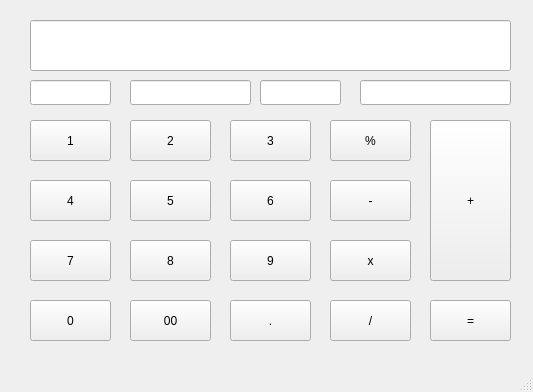
<?xml version="1.0" encoding="UTF-8"?>
<ui version="4.0">
 <class>MainWindow</class>
 <widget class="QMainWindow" name="MainWindow">
  <property name="windowModality">
   <enum>Qt::WindowModal</enum>
  </property>
  <property name="geometry">
   <rect>
    <x>0</x>
    <y>0</y>
    <width>533</width>
    <height>392</height>
   </rect>
  </property>
  <property name="windowTitle">
   <string>Calculator</string>
  </property>
  <widget class="QWidget" name="centralwidget">
   <widget class="QPushButton" name="pushButton_1">
    <property name="geometry">
     <rect>
      <x>30</x>
      <y>120</y>
      <width>81</width>
      <height>41</height>
     </rect>
    </property>
    <property name="text">
     <string>1</string>
    </property>
   </widget>
   <widget class="QPushButton" name="pushButton_2">
    <property name="geometry">
     <rect>
      <x>130</x>
      <y>120</y>
      <width>81</width>
      <height>41</height>
     </rect>
    </property>
    <property name="text">
     <string>2</string>
    </property>
   </widget>
   <widget class="QPushButton" name="pushButton_3">
    <property name="geometry">
     <rect>
      <x>230</x>
      <y>120</y>
      <width>81</width>
      <height>41</height>
     </rect>
    </property>
    <property name="text">
     <string>3</string>
    </property>
   </widget>
   <widget class="QPushButton" name="pushButton_4">
    <property name="geometry">
     <rect>
      <x>30</x>
      <y>180</y>
      <width>81</width>
      <height>41</height>
     </rect>
    </property>
    <property name="text">
     <string>4</string>
    </property>
   </widget>
   <widget class="QPushButton" name="pushButton_5">
    <property name="geometry">
     <rect>
      <x>130</x>
      <y>180</y>
      <width>81</width>
      <height>41</height>
     </rect>
    </property>
    <property name="text">
     <string>5</string>
    </property>
   </widget>
   <widget class="QPushButton" name="pushButton_6">
    <property name="geometry">
     <rect>
      <x>230</x>
      <y>180</y>
      <width>81</width>
      <height>41</height>
     </rect>
    </property>
    <property name="text">
     <string>6</string>
    </property>
   </widget>
   <widget class="QPushButton" name="pushButton_7">
    <property name="geometry">
     <rect>
      <x>30</x>
      <y>240</y>
      <width>81</width>
      <height>41</height>
     </rect>
    </property>
    <property name="text">
     <string>7</string>
    </property>
   </widget>
   <widget class="QPushButton" name="pushButton_8">
    <property name="geometry">
     <rect>
      <x>130</x>
      <y>240</y>
      <width>81</width>
      <height>41</height>
     </rect>
    </property>
    <property name="text">
     <string>8</string>
    </property>
   </widget>
   <widget class="QPushButton" name="pushButton_9">
    <property name="geometry">
     <rect>
      <x>230</x>
      <y>240</y>
      <width>81</width>
      <height>41</height>
     </rect>
    </property>
    <property name="text">
     <string>9</string>
    </property>
   </widget>
   <widget class="QPushButton" name="pushButton_0">
    <property name="geometry">
     <rect>
      <x>30</x>
      <y>300</y>
      <width>81</width>
      <height>41</height>
     </rect>
    </property>
    <property name="text">
     <string>0</string>
    </property>
   </widget>
   <widget class="QPushButton" name="pushButton_00">
    <property name="geometry">
     <rect>
      <x>130</x>
      <y>300</y>
      <width>81</width>
      <height>41</height>
     </rect>
    </property>
    <property name="text">
     <string>00</string>
    </property>
   </widget>
   <widget class="QPushButton" name="pushButton_point">
    <property name="geometry">
     <rect>
      <x>230</x>
      <y>300</y>
      <width>81</width>
      <height>41</height>
     </rect>
    </property>
    <property name="text">
     <string>.</string>
    </property>
   </widget>
   <widget class="QPushButton" name="pushButton_sum">
    <property name="geometry">
     <rect>
      <x>430</x>
      <y>120</y>
      <width>81</width>
      <height>161</height>
     </rect>
    </property>
    <property name="text">
     <string>+</string>
    </property>
   </widget>
   <widget class="QPushButton" name="pushButton_substract">
    <property name="geometry">
     <rect>
      <x>330</x>
      <y>180</y>
      <width>81</width>
      <height>41</height>
     </rect>
    </property>
    <property name="text">
     <string>-</string>
    </property>
   </widget>
   <widget class="QPushButton" name="pushButton_times">
    <property name="geometry">
     <rect>
      <x>330</x>
      <y>240</y>
      <width>81</width>
      <height>41</height>
     </rect>
    </property>
    <property name="text">
     <string>x</string>
    </property>
   </widget>
   <widget class="QPushButton" name="pushButton_div">
    <property name="geometry">
     <rect>
      <x>330</x>
      <y>300</y>
      <width>81</width>
      <height>41</height>
     </rect>
    </property>
    <property name="text">
     <string>/</string>
    </property>
   </widget>
   <widget class="QPushButton" name="button_equal">
    <property name="geometry">
     <rect>
      <x>430</x>
      <y>300</y>
      <width>81</width>
      <height>41</height>
     </rect>
    </property>
    <property name="text">
     <string>=</string>
    </property>
   </widget>
   <widget class="QPushButton" name="pushButton_percentage">
    <property name="geometry">
     <rect>
      <x>330</x>
      <y>120</y>
      <width>81</width>
      <height>41</height>
     </rect>
    </property>
    <property name="text">
     <string>%</string>
    </property>
   </widget>
   <widget class="QLineEdit" name="lineEdit">
    <property name="geometry">
     <rect>
      <x>30</x>
      <y>20</y>
      <width>481</width>
      <height>51</height>
     </rect>
    </property>
    <property name="font">
     <font>
      <family>Ubuntu Condensed</family>
      <pointsize>18</pointsize>
      <weight>75</weight>
      <bold>true</bold>
     </font>
    </property>
   </widget>
   <widget class="QLineEdit" name="lineEdit_2">
    <property name="geometry">
     <rect>
      <x>30</x>
      <y>80</y>
      <width>81</width>
      <height>25</height>
     </rect>
    </property>
   </widget>
   <widget class="QLineEdit" name="lineEdit_3">
    <property name="geometry">
     <rect>
      <x>130</x>
      <y>80</y>
      <width>121</width>
      <height>25</height>
     </rect>
    </property>
   </widget>
   <widget class="QLineEdit" name="lineEdit_4">
    <property name="geometry">
     <rect>
      <x>260</x>
      <y>80</y>
      <width>81</width>
      <height>25</height>
     </rect>
    </property>
   </widget>
   <widget class="QLineEdit" name="lineEdit_5">
    <property name="geometry">
     <rect>
      <x>360</x>
      <y>80</y>
      <width>151</width>
      <height>25</height>
     </rect>
    </property>
   </widget>
  </widget>
  <widget class="QMenuBar" name="menubar">
   <property name="geometry">
    <rect>
     <x>0</x>
     <y>0</y>
     <width>533</width>
     <height>22</height>
    </rect>
   </property>
  </widget>
  <widget class="QStatusBar" name="statusbar"/>
 </widget>
 <resources/>
 <connections/>
</ui>
